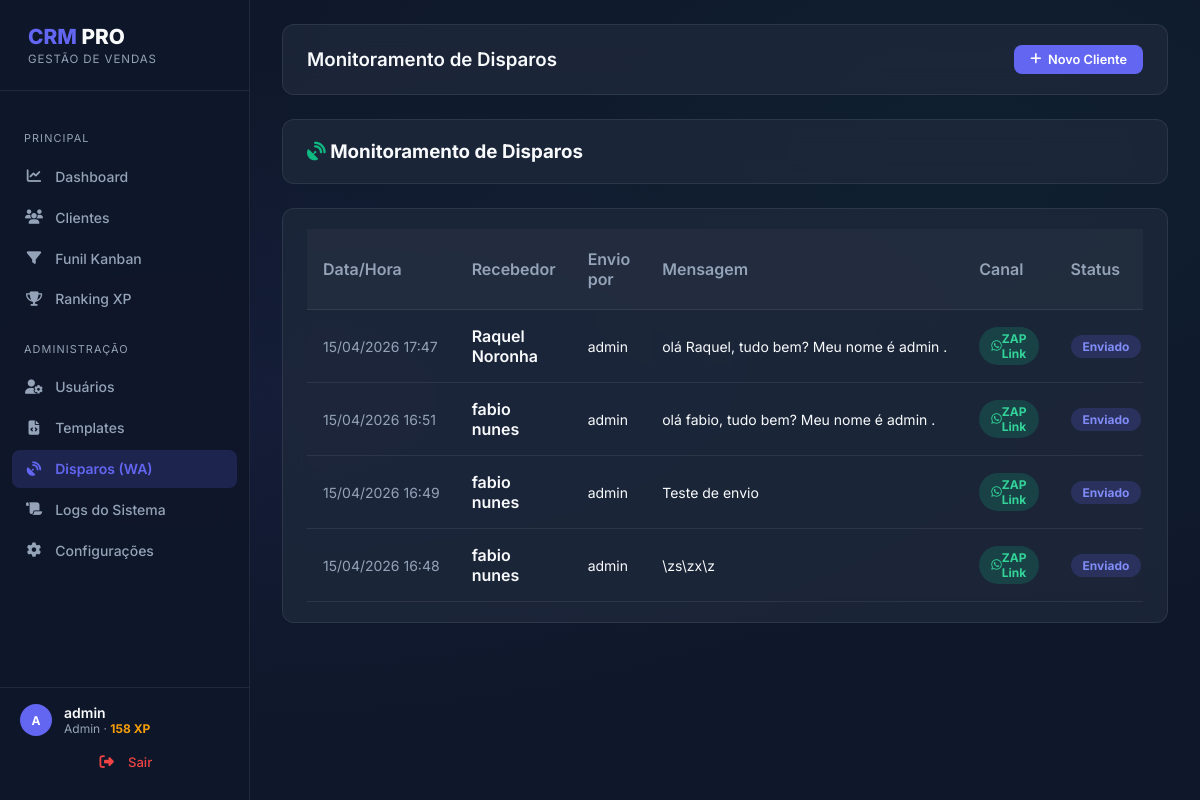
/admin/messages (signed in), run on the app's committed database.
### app/models.py (models this page shows, shortened)
class User(UserMixin, db.Model):
    id = db.Column(db.Integer, primary_key=True)
    username = db.Column(db.String(64), index=True, unique=True)
    email = db.Column(db.String(120), index=True, unique=True)
    password_hash = db.Column(db.String(128))
    role = db.Column(db.String(20), default='vendedor') # 'admin', 'gerente', 'vendedor'
    performance_points = db.Column(db.Integer, default=0)
    created_at = db.Column(db.DateTime, default=datetime.utcnow)

class MessageLog(db.Model):
    id = db.Column(db.Integer, primary_key=True)
    client_id = db.Column(db.Integer, db.ForeignKey('client.id'))
    user_id = db.Column(db.Integer, db.ForeignKey('user.id'))
    content = db.Column(db.Text)
    channel = db.Column(db.String(32), default='whatsapp_link') # 'whatsapp_link', 'evolution_api'
    status = db.Column(db.String(32), default='sent') # 'sent', 'delivered', 'read', 'error'
    timestamp = db.Column(db.DateTime, default=datetime.utcnow)
    api_response = db.Column(db.Text) # To store raw webhook/API json feedback
    client = db.relationship('Client', backref='messages')
    user = db.relationship('User', backref='sent_messages')

class Client(db.Model):
    id = db.Column(db.Integer, primary_key=True)
    public_id = db.Column(db.String(36), unique=True, index=True, default=lambda: str(uuid.uuid4()))
    name = db.Column(db.String(128), index=True)
    phone = db.Column(db.String(20), index=True, unique=True)
    email = db.Column(db.String(120), index=True)
    status = db.Column(db.String(64), default='lead') # lead, contato, proposta, fechado, perdido
    notes = db.Column(db.Text)
    assigned_to = db.Column(db.Integer, db.ForeignKey('user.id'))
    created_at = db.Column(db.DateTime, default=datetime.utcnow)
    updated_at = db.Column(db.DateTime, default=datetime.utcnow, onupdate=datetime.utcnow)
    cpf = db.Column(db.String(14), unique=True, index=True)
    cep = db.Column(db.String(10))
    address = db.Column(db.String(256))
    birth_date = db.Column(db.Date)
    gender = db.Column(db.String(20))
    preferred_store_id = db.Column(db.Integer, db.ForeignKey('store.id'))
    referred_by_id = db.Column(db.Integer, db.ForeignKey('user.id'))
    preferred_channel = db.Column(db.String(30))
    lead_source = db.Column(db.String(64))
    last_purchase_date = db.Column(db.Date)
    purchase_frequency = db.Column(db.Integer, default=0)
    ltv = db.Column(db.Float, default=0.0)
    loyalty_points = db.Column(db.Float, default=0.0)
    tier = db.Column(db.String(30), default='bronze')
    points_expiration = db.Column(db.Date)
    badges = db.Column(db.Text) # CSV or JSON string
    opt_in = db.Column(db.Boolean, default=False)
    opt_in_date = db.Column(db.DateTime)
    data_usage_purpose = db.Column(db.String(256))
    consent_channel = db.Column(db.String(128))
    referred_by = db.relationship('User', foreign_keys=[referred_by_id], backref='referrals')

### app/admin/routes.py (the view)
@bp.route('/messages')
@login_required
@admin_required
def message_logs():
    logs = MessageLog.query.order_by(MessageLog.timestamp.desc()).limit(200).all()
    return render_template('admin/message_logs.html', title='Monitoramento de Disparos', logs=logs)

### app/admin/routes.py (called while the page is built)
def admin_required(f):
    @wraps(f)
    def decorated_function(*args, **kwargs):
        if current_user.role not in ['admin', 'gerente']:
            flash('Você não tem permissão para acessar esta página.')
            return redirect(url_for('main.index'))
        return f(*args, **kwargs)
    return decorated_function

### app/models.py (called while the page is built)
@login.user_loader
def load_user(id):
    return User.query.get(int(id))

### app/templates/admin/message_logs.html
{% extends "base.html" %}
{% block content %}
<div class="header-glass mb-4 justify-between">
    <h3 class="m-0"><i class="fa-solid fa-satellite-dish text-success"></i> {{ title }}</h3>
</div>
<div class="header-glass max-w-full flex-col align-start m-0">
    <div class="table-responsive w-100">
        <table class="table-glass">
            <thead>
                <tr>
                    <th>Data/Hora</th>
                    <th>Recebedor</th>
                    <th>Envio por</th>
                    <th>Mensagem</th>
                    <th>Canal</th>
                    <th>Status</th>
                </tr>
            </thead>
            <tbody>
                {% for log in logs %}
                <tr>
                    <td class="nowrap text-sm text-muted">{{ log.timestamp.strftime('%d/%m/%Y %H:%M') }}</td>
                    <td class="font-semibold">{{ log.client.name if log.client else 'Deletado' }}</td>
                    <td class="text-sm">{{ log.user.username if log.user else 'API/Bot' }}</td>
                    <td class="text-sm">
                        <div style="max-width:300px; white-space:nowrap; overflow:hidden; text-overflow:ellipsis;" title="{{ log.content }}">
                            {{ log.content }}
                        </div>
                    </td>
                    <td>
                        {% if log.channel == 'evolution_api' %}
                        <span class="badge badge-primary"><i class="fa-solid fa-robot"></i> API</span>
                        {% else %}
                        <span class="badge badge-success"><i class="fa-brands fa-whatsapp"></i> ZAP Link</span>
                        {% endif %}
                    </td>
                    <td>
                        {% if log.status == 'sent' %}
                        <span class="badge badge-primary">Enviado</span>
                        {% elif log.status == 'error' %}
                        <span class="badge badge-danger">Erro</span>
                        {% else %}
                        <span class="badge badge-secondary">{{ log.status }}</span>
                        {% endif %}
                    </td>
                </tr>
                {% else %}
                <tr>
                    <td colspan="6" class="text-center text-muted p-4">Nenhum registro de disparo encontrado.</td>
                </tr>
                {% endfor %}
            </tbody>
        </table>
    </div>
</div>
{% endblock %}

### app/templates/base.html (shortened to what this page needs)
<!DOCTYPE html>
<html lang="pt-br">
<head>
    <link rel="stylesheet" href="{{ url_for('static', filename='css/style.css') }}">
    <link rel="stylesheet" href="https://cdnjs.cloudflare.com/ajax/libs/font-awesome/6.5.0/css/all.min.css">
</head>
<body>
    {% if current_user.is_authenticated %}
    <aside class="sidebar" id="sidebar">
        <div class="sidebar-header">
            <h2 class="sidebar-brand">
                <span class="text-primary">CRM</span>
                <span class="text-main"> PRO</span>
            </h2>
            <div class="sidebar-tagline">
                GESTÃO DE VENDAS
            </div>
        </div>
        <nav class="sidebar-nav">
            <div class="nav-section-title m-0 mb-1">
                PRINCIPAL
            </div>
            <ul>
                <li>
                    <a href="{{ url_for('main.index') }}" class="nav-link {{ 'active' if request.endpoint == 'main.index' }}">
                        <i class="fa-solid fa-chart-line nav-icon"></i> Dashboard
                    </a>
                </li>
                <li>
                    <a href="{{ url_for('crm.list_clients') }}" class="nav-link {{ 'active' if request.endpoint in ['crm.list_clients','crm.new_client','crm.edit_client', 'crm.import_csv'] }}">
                        <i class="fa-solid fa-users nav-icon"></i> Clientes
                    </a>
                </li>
                <li>
                    <a href="{{ url_for('crm.kanban') }}" class="nav-link {{ 'active' if request.endpoint == 'crm.kanban' }}">
                        <i class="fa-solid fa-filter nav-icon"></i> Funil Kanban
                    </a>
                </li>
                <li>
                    <a href="{{ url_for('main.ranking') }}" class="nav-link {{ 'active' if request.endpoint == 'main.ranking' }}">
                        <i class="fa-solid fa-trophy nav-icon"></i> Ranking XP
                    </a>
                </li>
            </ul>
            {% if current_user.role in ['admin', 'gerente'] %}
            <div class="nav-section-title">
                ADMINISTRAÇÃO
            </div>
            <ul>
                <li>
                    <a href="{{ url_for('admin.list_users') }}" class="nav-link {{ 'active' if 'admin.list_users' == request.endpoint or 'admin.new_user' == request.endpoint or 'admin.edit_user' == request.endpoint }}">
                        <i class="fa-solid fa-user-gear nav-icon"></i> Usuários
                    </a>
                </li>
                <li>
                    <a href="{{ url_for('admin.templates_list') }}" class="nav-link {{ 'active' if 'admin.templates_list' in request.endpoint }}">
                        <i class="fa-solid fa-file-code nav-icon"></i> Templates
                    </a>
                </li>
                <li>
                    <a href="{{ url_for('admin.message_logs') }}" class="nav-link {{ 'active' if 'admin.message_logs' in request.endpoint }}">
                        <i class="fa-solid fa-satellite-dish nav-icon"></i> Disparos (WA)
                    </a>
                </li>
                <li>
                    <a href="{{ url_for('admin.logs') }}" class="nav-link {{ 'active' if request.endpoint == 'admin.logs' }}">
                        <i class="fa-solid fa-scroll nav-icon"></i> Logs do Sistema
                    </a>
                </li>
                <li>
                    <a href="{{ url_for('admin.settings') }}" class="nav-link {{ 'active' if request.endpoint == 'admin.settings' }}">
                        <i class="fa-solid fa-gear nav-icon"></i> Configurações
                    </a>
                </li>
            </ul>
            {% endif %}
        </nav>
        <div class="sidebar-footer">
            <div class="d-flex align-center gap-2 mb-2">
                <div class="avatar avatar-md">
                    {{ current_user.username[0] | upper }}
                </div>
                <div>
                    <div class="font-semibold text-sm">{{ current_user.username }}</div>
                    <div class="text-xs text-muted">
                        {{ current_user.role | capitalize }} &middot;
                        <span class="text-warning font-bold">{{ current_user.performance_points }} XP</span>
                    </div>
                </div>
            </div>
            <a href="{{ url_for('auth.logout') }}" class="nav-link logout-link">
                <i class="fa-solid fa-right-from-bracket nav-icon"></i> Sair
            </a>
        </div>
    </aside>
    <div class="main-content">
        <div class="header-glass mb-4">
            <div class="d-flex align-center gap-2">
                <h3 class="m-0 font-semibold text-main">{{ title }}</h3>
            </div>
            <div class="d-flex align-center gap-2 header-glass-action">
                <a href="{{ url_for('crm.new_client') }}" class="btn-primary btn-sm pt-2 w-100">
                    <i class="fa-solid fa-plus"></i> Novo Cliente
                </a>
            </div>
        </div>
        {% block content %}{% endblock %}
    </div>
    {% else %}
    {% block auth_content %}{% endblock %}
    {% endif %}
</body>
</html>

### data on the page
User: username "A", username "admin", role "Admin", performance_points "158"
MessageLog: timestamp "15/04/2026 17:47", client "Raquel Noronha", user "admin", content "olá Raquel, tudo bem? Meu nome é admin .", channel "ZAP Link", status "Enviado"
MessageLog: timestamp "15/04/2026 16:51", client "fabio nunes", user "admin", content "olá fabio, tudo bem? Meu nome é admin .", channel "ZAP Link", status "Enviado"
MessageLog: timestamp "15/04/2026 16:49", client "fabio nunes", user "admin", content "Teste de envio", channel "ZAP Link", status "Enviado"
MessageLog: timestamp "15/04/2026 16:48", client "fabio nunes", user "admin", content "\\zs\\zx\\z", channel "ZAP Link", status "Enviado"

### other printed values
{{ title }} "Monitoramento de Disparos"
